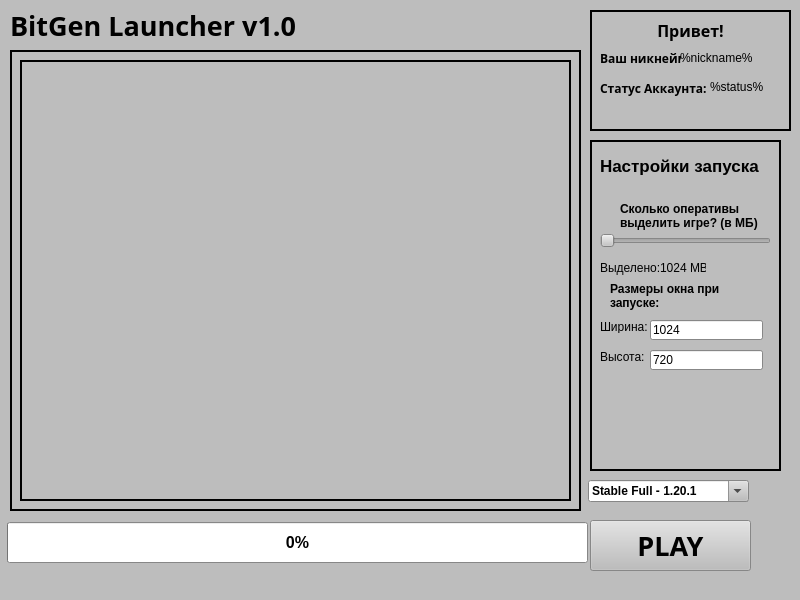
<?xml version="1.0" encoding="UTF-8"?>
<ui version="4.0">
 <class>MainWindow</class>
 <widget class="QMainWindow" name="MainWindow">
  <property name="enabled">
   <bool>true</bool>
  </property>
  <property name="geometry">
   <rect>
    <x>0</x>
    <y>0</y>
    <width>800</width>
    <height>600</height>
   </rect>
  </property>
  <property name="minimumSize">
   <size>
    <width>800</width>
    <height>600</height>
   </size>
  </property>
  <property name="maximumSize">
   <size>
    <width>800</width>
    <height>600</height>
   </size>
  </property>
  <property name="palette">
   <palette>
    <active>
     <colorrole role="WindowText">
      <brush brushstyle="SolidPattern">
       <color alpha="255">
        <red>0</red>
        <green>0</green>
        <blue>0</blue>
       </color>
      </brush>
     </colorrole>
     <colorrole role="Button">
      <brush brushstyle="SolidPattern">
       <color alpha="255">
        <red>189</red>
        <green>189</green>
        <blue>189</blue>
       </color>
      </brush>
     </colorrole>
     <colorrole role="Light">
      <brush brushstyle="SolidPattern">
       <color alpha="255">
        <red>255</red>
        <green>255</green>
        <blue>255</blue>
       </color>
      </brush>
     </colorrole>
     <colorrole role="Midlight">
      <brush brushstyle="SolidPattern">
       <color alpha="255">
        <red>222</red>
        <green>222</green>
        <blue>222</blue>
       </color>
      </brush>
     </colorrole>
     <colorrole role="Dark">
      <brush brushstyle="SolidPattern">
       <color alpha="255">
        <red>94</red>
        <green>94</green>
        <blue>94</blue>
       </color>
      </brush>
     </colorrole>
     <colorrole role="Mid">
      <brush brushstyle="SolidPattern">
       <color alpha="255">
        <red>126</red>
        <green>126</green>
        <blue>126</blue>
       </color>
      </brush>
     </colorrole>
     <colorrole role="Text">
      <brush brushstyle="SolidPattern">
       <color alpha="255">
        <red>0</red>
        <green>0</green>
        <blue>0</blue>
       </color>
      </brush>
     </colorrole>
     <colorrole role="BrightText">
      <brush brushstyle="SolidPattern">
       <color alpha="255">
        <red>255</red>
        <green>255</green>
        <blue>255</blue>
       </color>
      </brush>
     </colorrole>
     <colorrole role="ButtonText">
      <brush brushstyle="SolidPattern">
       <color alpha="255">
        <red>0</red>
        <green>0</green>
        <blue>0</blue>
       </color>
      </brush>
     </colorrole>
     <colorrole role="Base">
      <brush brushstyle="SolidPattern">
       <color alpha="255">
        <red>255</red>
        <green>255</green>
        <blue>255</blue>
       </color>
      </brush>
     </colorrole>
     <colorrole role="Window">
      <brush brushstyle="SolidPattern">
       <color alpha="255">
        <red>189</red>
        <green>189</green>
        <blue>189</blue>
       </color>
      </brush>
     </colorrole>
     <colorrole role="Shadow">
      <brush brushstyle="SolidPattern">
       <color alpha="255">
        <red>0</red>
        <green>0</green>
        <blue>0</blue>
       </color>
      </brush>
     </colorrole>
     <colorrole role="AlternateBase">
      <brush brushstyle="SolidPattern">
       <color alpha="255">
        <red>222</red>
        <green>222</green>
        <blue>222</blue>
       </color>
      </brush>
     </colorrole>
     <colorrole role="ToolTipBase">
      <brush brushstyle="SolidPattern">
       <color alpha="255">
        <red>255</red>
        <green>255</green>
        <blue>220</blue>
       </color>
      </brush>
     </colorrole>
     <colorrole role="ToolTipText">
      <brush brushstyle="SolidPattern">
       <color alpha="255">
        <red>0</red>
        <green>0</green>
        <blue>0</blue>
       </color>
      </brush>
     </colorrole>
    </active>
    <inactive>
     <colorrole role="WindowText">
      <brush brushstyle="SolidPattern">
       <color alpha="255">
        <red>0</red>
        <green>0</green>
        <blue>0</blue>
       </color>
      </brush>
     </colorrole>
     <colorrole role="Button">
      <brush brushstyle="SolidPattern">
       <color alpha="255">
        <red>189</red>
        <green>189</green>
        <blue>189</blue>
       </color>
      </brush>
     </colorrole>
     <colorrole role="Light">
      <brush brushstyle="SolidPattern">
       <color alpha="255">
        <red>255</red>
        <green>255</green>
        <blue>255</blue>
       </color>
      </brush>
     </colorrole>
     <colorrole role="Midlight">
      <brush brushstyle="SolidPattern">
       <color alpha="255">
        <red>222</red>
        <green>222</green>
        <blue>222</blue>
       </color>
      </brush>
     </colorrole>
     <colorrole role="Dark">
      <brush brushstyle="SolidPattern">
       <color alpha="255">
        <red>94</red>
        <green>94</green>
        <blue>94</blue>
       </color>
      </brush>
     </colorrole>
     <colorrole role="Mid">
      <brush brushstyle="SolidPattern">
       <color alpha="255">
        <red>126</red>
        <green>126</green>
        <blue>126</blue>
       </color>
      </brush>
     </colorrole>
     <colorrole role="Text">
      <brush brushstyle="SolidPattern">
       <color alpha="255">
        <red>0</red>
        <green>0</green>
        <blue>0</blue>
       </color>
      </brush>
     </colorrole>
     <colorrole role="BrightText">
      <brush brushstyle="SolidPattern">
       <color alpha="255">
        <red>255</red>
        <green>255</green>
        <blue>255</blue>
       </color>
      </brush>
     </colorrole>
     <colorrole role="ButtonText">
      <brush brushstyle="SolidPattern">
       <color alpha="255">
        <red>0</red>
        <green>0</green>
        <blue>0</blue>
       </color>
      </brush>
     </colorrole>
     <colorrole role="Base">
      <brush brushstyle="SolidPattern">
       <color alpha="255">
        <red>255</red>
        <green>255</green>
        <blue>255</blue>
       </color>
      </brush>
     </colorrole>
     <colorrole role="Window">
      <brush brushstyle="SolidPattern">
       <color alpha="255">
        <red>189</red>
        <green>189</green>
        <blue>189</blue>
       </color>
      </brush>
     </colorrole>
     <colorrole role="Shadow">
      <brush brushstyle="SolidPattern">
       <color alpha="255">
        <red>0</red>
        <green>0</green>
        <blue>0</blue>
       </color>
      </brush>
     </colorrole>
     <colorrole role="AlternateBase">
      <brush brushstyle="SolidPattern">
       <color alpha="255">
        <red>222</red>
        <green>222</green>
        <blue>222</blue>
       </color>
      </brush>
     </colorrole>
     <colorrole role="ToolTipBase">
      <brush brushstyle="SolidPattern">
       <color alpha="255">
        <red>255</red>
        <green>255</green>
        <blue>220</blue>
       </color>
      </brush>
     </colorrole>
     <colorrole role="ToolTipText">
      <brush brushstyle="SolidPattern">
       <color alpha="255">
        <red>0</red>
        <green>0</green>
        <blue>0</blue>
       </color>
      </brush>
     </colorrole>
    </inactive>
    <disabled>
     <colorrole role="WindowText">
      <brush brushstyle="SolidPattern">
       <color alpha="255">
        <red>94</red>
        <green>94</green>
        <blue>94</blue>
       </color>
      </brush>
     </colorrole>
     <colorrole role="Button">
      <brush brushstyle="SolidPattern">
       <color alpha="255">
        <red>189</red>
        <green>189</green>
        <blue>189</blue>
       </color>
      </brush>
     </colorrole>
     <colorrole role="Light">
      <brush brushstyle="SolidPattern">
       <color alpha="255">
        <red>255</red>
        <green>255</green>
        <blue>255</blue>
       </color>
      </brush>
     </colorrole>
     <colorrole role="Midlight">
      <brush brushstyle="SolidPattern">
       <color alpha="255">
        <red>222</red>
        <green>222</green>
        <blue>222</blue>
       </color>
      </brush>
     </colorrole>
     <colorrole role="Dark">
      <brush brushstyle="SolidPattern">
       <color alpha="255">
        <red>94</red>
        <green>94</green>
        <blue>94</blue>
       </color>
      </brush>
     </colorrole>
     <colorrole role="Mid">
      <brush brushstyle="SolidPattern">
       <color alpha="255">
        <red>126</red>
        <green>126</green>
        <blue>126</blue>
       </color>
      </brush>
     </colorrole>
     <colorrole role="Text">
      <brush brushstyle="SolidPattern">
       <color alpha="255">
        <red>94</red>
        <green>94</green>
        <blue>94</blue>
       </color>
      </brush>
     </colorrole>
     <colorrole role="BrightText">
      <brush brushstyle="SolidPattern">
       <color alpha="255">
        <red>255</red>
        <green>255</green>
        <blue>255</blue>
       </color>
      </brush>
     </colorrole>
     <colorrole role="ButtonText">
      <brush brushstyle="SolidPattern">
       <color alpha="255">
        <red>94</red>
        <green>94</green>
        <blue>94</blue>
       </color>
      </brush>
     </colorrole>
     <colorrole role="Base">
      <brush brushstyle="SolidPattern">
       <color alpha="255">
        <red>189</red>
        <green>189</green>
        <blue>189</blue>
       </color>
      </brush>
     </colorrole>
     <colorrole role="Window">
      <brush brushstyle="SolidPattern">
       <color alpha="255">
        <red>189</red>
        <green>189</green>
        <blue>189</blue>
       </color>
      </brush>
     </colorrole>
     <colorrole role="Shadow">
      <brush brushstyle="SolidPattern">
       <color alpha="255">
        <red>0</red>
        <green>0</green>
        <blue>0</blue>
       </color>
      </brush>
     </colorrole>
     <colorrole role="AlternateBase">
      <brush brushstyle="SolidPattern">
       <color alpha="255">
        <red>189</red>
        <green>189</green>
        <blue>189</blue>
       </color>
      </brush>
     </colorrole>
     <colorrole role="ToolTipBase">
      <brush brushstyle="SolidPattern">
       <color alpha="255">
        <red>255</red>
        <green>255</green>
        <blue>220</blue>
       </color>
      </brush>
     </colorrole>
     <colorrole role="ToolTipText">
      <brush brushstyle="SolidPattern">
       <color alpha="255">
        <red>0</red>
        <green>0</green>
        <blue>0</blue>
       </color>
      </brush>
     </colorrole>
    </disabled>
   </palette>
  </property>
  <property name="mouseTracking">
   <bool>true</bool>
  </property>
  <property name="windowTitle">
   <string>BG Launcher</string>
  </property>
  <property name="statusTip">
   <string/>
  </property>
  <widget class="QWidget" name="centralwidget">
   <widget class="QPushButton" name="PLAY">
    <property name="geometry">
     <rect>
      <x>590</x>
      <y>520</y>
      <width>161</width>
      <height>51</height>
     </rect>
    </property>
    <property name="font">
     <font>
      <family>Rockwell Extra Bold</family>
      <pointsize>20</pointsize>
      <weight>75</weight>
      <bold>true</bold>
     </font>
    </property>
    <property name="text">
     <string>PLAY</string>
    </property>
    <property name="checkable">
     <bool>false</bool>
    </property>
    <property name="flat">
     <bool>false</bool>
    </property>
   </widget>
   <widget class="QProgressBar" name="progressBar">
    <property name="enabled">
     <bool>true</bool>
    </property>
    <property name="geometry">
     <rect>
      <x>7</x>
      <y>522</y>
      <width>581</width>
      <height>41</height>
     </rect>
    </property>
    <property name="font">
     <font>
      <pointsize>12</pointsize>
      <weight>75</weight>
      <bold>true</bold>
     </font>
    </property>
    <property name="value">
     <number>0</number>
    </property>
    <property name="textVisible">
     <bool>true</bool>
    </property>
    <property name="orientation">
     <enum>Qt::Horizontal</enum>
    </property>
    <property name="textDirection">
     <enum>QProgressBar::TopToBottom</enum>
    </property>
   </widget>
   <widget class="QComboBox" name="comboBox">
    <property name="geometry">
     <rect>
      <x>588</x>
      <y>480</y>
      <width>161</width>
      <height>22</height>
     </rect>
    </property>
    <property name="font">
     <font>
      <family>Nirmala UI</family>
      <weight>75</weight>
      <bold>true</bold>
     </font>
    </property>
    <property name="editable">
     <bool>true</bool>
    </property>
    <property name="currentText">
     <string notr="true">Stable Full - 1.20.1</string>
    </property>
    <property name="frame">
     <bool>true</bool>
    </property>
    <item>
     <property name="text">
      <string>Stable Full - 1.20.1</string>
     </property>
    </item>
    <item>
     <property name="text">
      <string>Stable Minimal - 1.20.1</string>
     </property>
    </item>
    <item>
     <property name="text">
      <string>Beta - 1.20.1</string>
     </property>
    </item>
   </widget>
   <widget class="QFrame" name="frame">
    <property name="geometry">
     <rect>
      <x>10</x>
      <y>50</y>
      <width>571</width>
      <height>461</height>
     </rect>
    </property>
    <property name="frameShape">
     <enum>QFrame::WinPanel</enum>
    </property>
    <property name="frameShadow">
     <enum>QFrame::Plain</enum>
    </property>
    <widget class="QScrollArea" name="news">
     <property name="geometry">
      <rect>
       <x>10</x>
       <y>10</y>
       <width>551</width>
       <height>441</height>
      </rect>
     </property>
     <property name="frameShape">
      <enum>QFrame::WinPanel</enum>
     </property>
     <property name="frameShadow">
      <enum>QFrame::Plain</enum>
     </property>
     <property name="widgetResizable">
      <bool>true</bool>
     </property>
     <widget class="QWidget" name="scrollAreaWidgetContents">
      <property name="geometry">
       <rect>
        <x>0</x>
        <y>0</y>
        <width>547</width>
        <height>437</height>
       </rect>
      </property>
     </widget>
    </widget>
   </widget>
   <widget class="QFrame" name="user">
    <property name="geometry">
     <rect>
      <x>590</x>
      <y>10</y>
      <width>201</width>
      <height>121</height>
     </rect>
    </property>
    <property name="frameShape">
     <enum>QFrame::WinPanel</enum>
    </property>
    <property name="frameShadow">
     <enum>QFrame::Plain</enum>
    </property>
    <widget class="QLabel" name="label">
     <property name="geometry">
      <rect>
       <x>10</x>
       <y>10</y>
       <width>181</width>
       <height>21</height>
      </rect>
     </property>
     <property name="font">
      <font>
       <family>Rockwell Extra Bold</family>
       <pointsize>12</pointsize>
       <weight>75</weight>
       <bold>true</bold>
      </font>
     </property>
     <property name="layoutDirection">
      <enum>Qt::LeftToRight</enum>
     </property>
     <property name="text">
      <string>Привет!</string>
     </property>
     <property name="alignment">
      <set>Qt::AlignCenter</set>
     </property>
    </widget>
    <widget class="QLabel" name="label_2">
     <property name="geometry">
      <rect>
       <x>10</x>
       <y>40</y>
       <width>81</width>
       <height>16</height>
      </rect>
     </property>
     <property name="font">
      <font>
       <family>Rockwell Extra Bold</family>
       <weight>75</weight>
       <bold>true</bold>
      </font>
     </property>
     <property name="text">
      <string>Ваш никнейм:</string>
     </property>
    </widget>
    <widget class="QLabel" name="label_3">
     <property name="geometry">
      <rect>
       <x>10</x>
       <y>70</y>
       <width>111</width>
       <height>16</height>
      </rect>
     </property>
     <property name="font">
      <font>
       <family>Rockwell Extra Bold</family>
       <weight>75</weight>
       <bold>true</bold>
      </font>
     </property>
     <property name="text">
      <string>Статус Аккаунта:</string>
     </property>
    </widget>
    <widget class="QLabel" name="nickname">
     <property name="geometry">
      <rect>
       <x>90</x>
       <y>40</y>
       <width>101</width>
       <height>16</height>
      </rect>
     </property>
     <property name="text">
      <string>%nickname%</string>
     </property>
    </widget>
    <widget class="QLabel" name="userStatus">
     <property name="geometry">
      <rect>
       <x>120</x>
       <y>70</y>
       <width>71</width>
       <height>41</height>
      </rect>
     </property>
     <property name="text">
      <string>%status%</string>
     </property>
     <property name="textFormat">
      <enum>Qt::PlainText</enum>
     </property>
     <property name="alignment">
      <set>Qt::AlignLeading|Qt::AlignLeft|Qt::AlignTop</set>
     </property>
     <property name="wordWrap">
      <bool>true</bool>
     </property>
    </widget>
   </widget>
   <widget class="QFrame" name="frame_2">
    <property name="geometry">
     <rect>
      <x>590</x>
      <y>140</y>
      <width>191</width>
      <height>331</height>
     </rect>
    </property>
    <property name="frameShape">
     <enum>QFrame::WinPanel</enum>
    </property>
    <property name="frameShadow">
     <enum>QFrame::Plain</enum>
    </property>
    <widget class="QLabel" name="label_4">
     <property name="geometry">
      <rect>
       <x>10</x>
       <y>10</y>
       <width>171</width>
       <height>31</height>
      </rect>
     </property>
     <property name="font">
      <font>
       <pointsize>13</pointsize>
       <weight>75</weight>
       <bold>true</bold>
      </font>
     </property>
     <property name="text">
      <string>Настройки запуска</string>
     </property>
    </widget>
    <widget class="QLabel" name="label_6">
     <property name="geometry">
      <rect>
       <x>30</x>
       <y>60</y>
       <width>141</width>
       <height>31</height>
      </rect>
     </property>
     <property name="font">
      <font>
       <weight>75</weight>
       <bold>true</bold>
      </font>
     </property>
     <property name="text">
      <string>Сколько оперативы выделить игре? (в МБ)</string>
     </property>
     <property name="scaledContents">
      <bool>false</bool>
     </property>
     <property name="wordWrap">
      <bool>true</bool>
     </property>
    </widget>
    <widget class="QSlider" name="ram">
     <property name="geometry">
      <rect>
       <x>10</x>
       <y>90</y>
       <width>171</width>
       <height>22</height>
      </rect>
     </property>
     <property name="minimum">
      <number>1024</number>
     </property>
     <property name="maximum">
      <number>8192</number>
     </property>
     <property name="orientation">
      <enum>Qt::Horizontal</enum>
     </property>
    </widget>
    <widget class="QLabel" name="label_7">
     <property name="geometry">
      <rect>
       <x>10</x>
       <y>120</y>
       <width>61</width>
       <height>16</height>
      </rect>
     </property>
     <property name="text">
      <string>Выделено:</string>
     </property>
    </widget>
    <widget class="QLabel" name="ramText">
     <property name="geometry">
      <rect>
       <x>70</x>
       <y>120</y>
       <width>31</width>
       <height>16</height>
      </rect>
     </property>
     <property name="text">
      <string>1024</string>
     </property>
    </widget>
    <widget class="QLabel" name="label_8">
     <property name="geometry">
      <rect>
       <x>100</x>
       <y>120</y>
       <width>16</width>
       <height>16</height>
      </rect>
     </property>
     <property name="text">
      <string>MB</string>
     </property>
    </widget>
    <widget class="QLabel" name="label_9">
     <property name="geometry">
      <rect>
       <x>20</x>
       <y>140</y>
       <width>141</width>
       <height>31</height>
      </rect>
     </property>
     <property name="font">
      <font>
       <weight>75</weight>
       <bold>true</bold>
      </font>
     </property>
     <property name="text">
      <string>Размеры окна при запуске:</string>
     </property>
     <property name="scaledContents">
      <bool>false</bool>
     </property>
     <property name="wordWrap">
      <bool>true</bool>
     </property>
    </widget>
    <widget class="QLabel" name="label_10">
     <property name="geometry">
      <rect>
       <x>10</x>
       <y>180</y>
       <width>47</width>
       <height>13</height>
      </rect>
     </property>
     <property name="text">
      <string>Ширина:</string>
     </property>
    </widget>
    <widget class="QLabel" name="label_11">
     <property name="geometry">
      <rect>
       <x>10</x>
       <y>210</y>
       <width>47</width>
       <height>13</height>
      </rect>
     </property>
     <property name="text">
      <string>Высота:</string>
     </property>
    </widget>
    <widget class="QLineEdit" name="width">
     <property name="geometry">
      <rect>
       <x>60</x>
       <y>180</y>
       <width>113</width>
       <height>20</height>
      </rect>
     </property>
     <property name="inputMask">
      <string/>
     </property>
     <property name="text">
      <string>1024</string>
     </property>
     <property name="placeholderText">
      <string>1024</string>
     </property>
    </widget>
    <widget class="QLineEdit" name="height">
     <property name="geometry">
      <rect>
       <x>60</x>
       <y>210</y>
       <width>113</width>
       <height>20</height>
      </rect>
     </property>
     <property name="text">
      <string>720</string>
     </property>
     <property name="placeholderText">
      <string>720</string>
     </property>
    </widget>
   </widget>
   <widget class="QLabel" name="label_5">
    <property name="geometry">
     <rect>
      <x>10</x>
      <y>10</y>
      <width>571</width>
      <height>31</height>
     </rect>
    </property>
    <property name="font">
     <font>
      <family>Rockwell Extra Bold</family>
      <pointsize>20</pointsize>
      <weight>75</weight>
      <italic>false</italic>
      <bold>true</bold>
     </font>
    </property>
    <property name="text">
     <string>BitGen Launcher v1.0</string>
    </property>
   </widget>
  </widget>
 </widget>
 <resources/>
 <connections>
  <connection>
   <sender>PLAY</sender>
   <signal>clicked()</signal>
   <receiver>progressBar</receiver>
   <slot>show()</slot>
   <hints>
    <hint type="sourcelabel">
     <x>670</x>
     <y>545</y>
    </hint>
    <hint type="destinationlabel">
     <x>297</x>
     <y>542</y>
    </hint>
   </hints>
  </connection>
  <connection>
   <sender>MainWindow</sender>
   <signal>windowTitleChanged(QString)</signal>
   <receiver>progressBar</receiver>
   <slot>hide()</slot>
   <hints>
    <hint type="sourcelabel">
     <x>399</x>
     <y>299</y>
    </hint>
    <hint type="destinationlabel">
     <x>297</x>
     <y>542</y>
    </hint>
   </hints>
  </connection>
  <connection>
   <sender>ram</sender>
   <signal>valueChanged(int)</signal>
   <receiver>ramText</receiver>
   <slot>setNum(int)</slot>
   <hints>
    <hint type="sourcelabel">
     <x>685</x>
     <y>240</y>
    </hint>
    <hint type="destinationlabel">
     <x>683</x>
     <y>266</y>
    </hint>
   </hints>
  </connection>
 </connections>
</ui>
